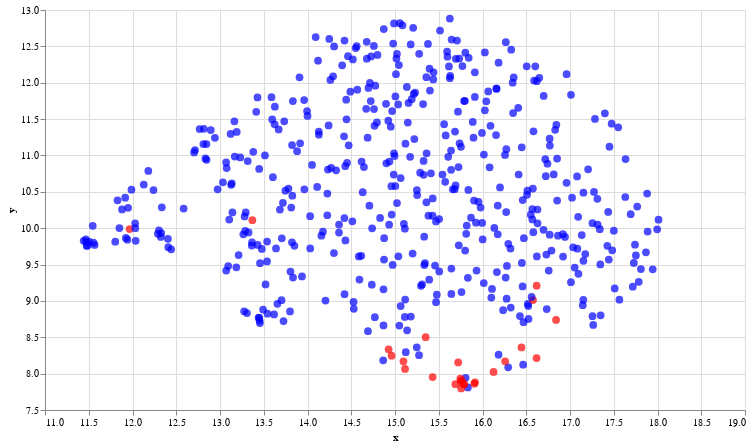

This figure's notebook cell:
### Code cell
# Prepare the data to plot and interactive visualization
# using Altair
df_explore = pd.DataFrame(data={'text': distilled_texts, 'groups':text_search})
df_explore['x'] = umap_embeds[:,0]
df_explore['y'] = umap_embeds[:,1]

# Plot
chart = alt.Chart(df_explore).mark_circle(size=60).encode(
    x=alt.X('x',scale=alt.Scale(zero=False)),
    y=alt.Y('y',scale=alt.Scale(zero=False)),
    tooltip=['text'],
    color=alt.condition(alt.datum.groups == True, alt.value('red'),alt.value('blue'))
).properties(
    width=700,
    height=400
)
chart.interactive()

### Figure 1 — Vega-Lite specification as saved in the notebook (floating-point values rounded to 4 significant figures; data arrays with more than 128 entries replaced by an {"elided": "..."} marker saying what was removed)
{"config": {"view": {"continuousWidth": 400, "continuousHeight": 300}}, "data": {"name": "data-c7833447e577b4c61de3d4b39b629329"}, "mark": {"type": "circle", "size": 60}, "encoding": {"color": {"condition": {"value": "red", "test": "(datum.groups === true)"}, "value": "blue"}, "tooltip": [{"field": "text", "type": "nominal"}], "x": {"field": "x", "scale": {"zero": false}, "type": "quantitative"}, "y": {"field": "y", "scale": {"zero": false}, "type": "quantitative"}}, "height": 400, "selection": {"selector002": {"type": "interval", "bind": "scales", "encodings": ["x", "y"]}}, "width": 700, "$schema": "https://vega.github.io/schema/vega-lite/v4.17.0.json", "datasets": {"data-c7833447e577b4c61de3d4b39b629329": {"elided": "500 records"}}}
